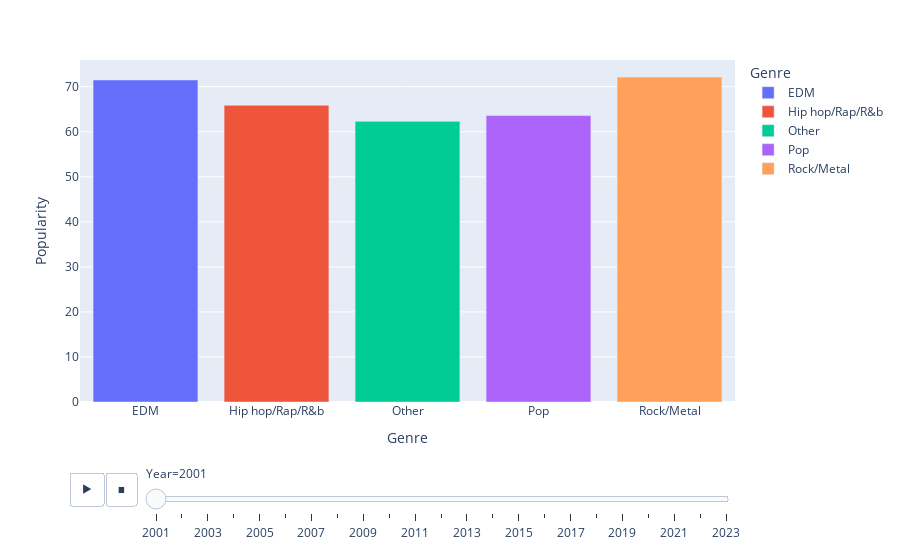

The cell this chart's notebook holds for it:
### Code cell
fig = px.bar(avg_popularity_by_year_df, x='Genre', y='Popularity',animation_frame="Year",color="Genre",animation_group="Genre")
#fig.update_traces(marker_color='rgb(0,128,0)')
fig.show()

### Figure 1 — Plotly figure (JSON) as saved in the notebook; plotly's stock layout.template omitted (floating-point values rounded to 4 significant figures)
{"data": [{"alignmentgroup": "True", "hovertemplate": "Genre=%{x}<br>Year=2001<br>Popularity=%{y}<extra></extra>", "ids": ["EDM"], "legendgroup": "EDM", "marker": {"color": "#636efa", "pattern": {"shape": ""}}, "name": "EDM", "offsetgroup": "EDM", "orientation": "v", "showlegend": true, "textposition": "auto", "type": "bar", "x": ["EDM"], "xaxis": "x", "y": [71.5], "yaxis": "y"}, {"alignmentgroup": "True", "hovertemplate": "Genre=%{x}<br>Year=2001<br>Popularity=%{y}<extra></extra>", "ids": ["Hip hop/Rap/R&b"], "legendgroup": "Hip hop/Rap/R&b", "marker": {"color": "#EF553B", "pattern": {"shape": ""}}, "name": "Hip hop/Rap/R&b", "offsetgroup": "Hip hop/Rap/R&b", "orientation": "v", "showlegend": true, "textposition": "auto", "type": "bar", "x": ["Hip hop/Rap/R&b"], "xaxis": "x", "y": [65.88], "yaxis": "y"}, {"alignmentgroup": "True", "hovertemplate": "Genre=%{x}<br>Year=2001<br>Popularity=%{y}<extra></extra>", "ids": ["Other"], "legendgroup": "Other", "marker": {"color": "#00cc96", "pattern": {"shape": ""}}, "name": "Other", "offsetgroup": "Other", "orientation": "v", "showlegend": true, "textposition": "auto", "type": "bar", "x": ["Other"], "xaxis": "x", "y": [62.3], "yaxis": "y"}, {"alignmentgroup": "True", "hovertemplate": "Genre=%{x}<br>Year=2001<br>Popularity=%{y}<extra></extra>", "ids": ["Pop"], "legendgroup": "Pop", "marker": {"color": "#ab63fa", "pattern": {"shape": ""}}, "name": "Pop", "offsetgroup": "Pop", "orientation": "v", "showlegend": true, "textposition": "auto", "type": "bar", "x": ["Pop"], "xaxis": "x", "y": [63.59], "yaxis": "y"}, {"alignmentgroup": "True", "hovertemplate": "Genre=%{x}<br>Year=2001<br>Popularity=%{y}<extra></extra>", "ids": ["Rock/Metal"], "legendgroup": "Rock/Metal", "marker": {"color": "#FFA15A", "pattern": {"shape": ""}}, "name": "Rock/Metal", "offsetgroup": "Rock/Metal", "orientation": "v", "showlegend": true, "textposition": "auto", "type": "bar", "x": ["Rock/Metal"], "xaxis": "x", "y": [72.13], "yaxis": "y"}], "layout": {"barmode": "relative", "legend": {"title": {"text": "Genre"}, "tracegroupgap": 0}, "margin": {"t": 60}, "sliders": [{"active": 0, "currentvalue": {"prefix": "Year="}, "len": 0.9, "pad": {"b": 10, "t": 60}, "steps": [{"args": [["2001"], {"frame": {"duration": 0, "redraw": true}, "fromcurrent": true, "mode": "immediate", "transition": {"duration": 0, "easing": "linear"}}], "label": "2001", "method": "animate"}, {"args": [["2002"], {"frame": {"duration": 0, "redraw": true}, "fromcurrent": true, "mode": "immediate", "transition": {"duration": 0, "easing": "linear"}}], "label": "2002", "method": "animate"}, {"args": [["2003"], {"frame": {"duration": 0, "redraw": true}, "fromcurrent": true, "mode": "immediate", "transition": {"duration": 0, "easing": "linear"}}], "label": "2003", "method": "animate"}, {"args": [["2004"], {"frame": {"duration": 0, "redraw": true}, "fromcurrent": true, "mode": "immediate", "transition": {"duration": 0, "easing": "linear"}}], "label": "2004", "method": "animate"}, {"args": [["2005"], {"frame": {"duration": 0, "redraw": true}, "fromcurrent": true, "mode": "immediate", "transition": {"duration": 0, "easing": "linear"}}], "label": "2005", "method": "animate"}, {"args": [["2006"], {"frame": {"duration": 0, "redraw": true}, "fromcurrent": true, "mode": "immediate", "transition": {"duration": 0, "easing": "linear"}}], "label": "2006", "method": "animate"}, {"args": [["2007"], {"frame": {"duration": 0, "redraw": true}, "fromcurrent": true, "mode": "immediate", "transition": {"duration": 0, "easing": "linear"}}], "label": "2007", "method": "animate"}, {"args": [["2008"], {"frame": {"duration": 0, "redraw": true}, "fromcurrent": true, "mode": "immediate", "transition": {"duration": 0, "easing": "linear"}}], "label": "2008", "method": "animate"}, {"args": [["2009"], {"frame": {"duration": 0, "redraw": true}, "fromcurrent": true, "mode": "immediate", "transition": {"duration": 0, "easing": "linear"}}], "label": "2009", "method": "animate"}, {"args": [["2010"], {"frame": {"duration": 0, "redraw": true}, "fromcurrent": true, "mode": "immediate", "transition": {"duration": 0, "easing": "linear"}}], "label": "2010", "method": "animate"}, {"args": [["2011"], {"frame": {"duration": 0, "redraw": true}, "fromcurrent": true, "mode": "immediate", "transition": {"duration": 0, "easing": "linear"}}], "label": "2011", "method": "animate"}, {"args": [["2012"], {"frame": {"duration": 0, "redraw": true}, "fromcurrent": true, "mode": "immediate", "transition": {"duration": 0, "easing": "linear"}}], "label": "2012", "method": "animate"}, {"args": [["2013"], {"frame": {"duration": 0, "redraw": true}, "fromcurrent": true, "mode": "immediate", "transition": {"duration": 0, "easing": "linear"}}], "label": "2013", "method": "animate"}, {"args": [["2014"], {"frame": {"duration": 0, "redraw": true}, "fromcurrent": true, "mode": "immediate", "transition": {"duration": 0, "easing": "linear"}}], "label": "2014", "method": "animate"}, {"args": [["2015"], {"frame": {"duration": 0, "redraw": true}, "fromcurrent": true, "mode": "immediate", "transition": {"duration": 0, "easing": "linear"}}], "label": "2015", "method": "animate"}, {"args": [["2016"], {"frame": {"duration": 0, "redraw": true}, "fromcurrent": true, "mode": "immediate", "transition": {"duration": 0, "easing": "linear"}}], "label": "2016", "method": "animate"}, {"args": [["2017"], {"frame": {"duration": 0, "redraw": true}, "fromcurrent": true, "mode": "immediate", "transition": {"duration": 0, "easing": "linear"}}], "label": "2017", "method": "animate"}, {"args": [["2018"], {"frame": {"duration": 0, "redraw": true}, "fromcurrent": true, "mode": "immediate", "transition": {"duration": 0, "easing": "linear"}}], "label": "2018", "method": "animate"}, {"args": [["2019"], {"frame": {"duration": 0, "redraw": true}, "fromcurrent": true, "mode": "immediate", "transition": {"duration": 0, "easing": "linear"}}], "label": "2019", "method": "animate"}, {"args": [["2020"], {"frame": {"duration": 0, "redraw": true}, "fromcurrent": true, "mode": "immediate", "transition": {"duration": 0, "easing": "linear"}}], "label": "2020", "method": "animate"}, {"args": [["2021"], {"frame": {"duration": 0, "redraw": true}, "fromcurrent": true, "mode": "immediate", "transition": {"duration": 0, "easing": "linear"}}], "label": "2021", "method": "animate"}, {"args": [["2022"], {"frame": {"duration": 0, "redraw": true}, "fromcurrent": true, "mode": "immediate", "transition": {"duration": 0, "easing": "linear"}}], "label": "2022", "method": "animate"}, {"args": [["2023"], {"frame": {"duration": 0, "redraw": true}, "fromcurrent": true, "mode": "immediate", "transition": {"duration": 0, "easing": "linear"}}], "label": "2023", "method": "animate"}], "x": 0.1, "xanchor": "left", "y": 0, "yanchor": "top"}], "updatemenus": [{"buttons": [{"args": [null, {"frame": {"duration": 500, "redraw": true}, "fromcurrent": true, "mode": "immediate", "transition": {"duration": 500, "easing": "linear"}}], "label": "&#9654;", "method": "animate"}, {"args": [[null], {"frame": {"duration": 0, "redraw": true}, "fromcurrent": true, "mode": "immediate", "transition": {"duration": 0, "easing": "linear"}}], "label": "&#9724;", "method": "animate"}], "direction": "left", "pad": {"r": 10, "t": 70}, "showactive": false, "type": "buttons", "x": 0.1, "xanchor": "right", "y": 0, "yanchor": "top"}], "xaxis": {"anchor": "y", "categoryarray": ["EDM", "Hip hop/Rap/R&b", "Other", "Pop", "Rock/Metal", "Latin/Reggaeton"], "categoryorder": "array", "domain": [0, 1], "title": {"text": "Genre"}}, "yaxis": {"anchor": "x", "domain": [0, 1], "title": {"text": "Popularity"}}}}
